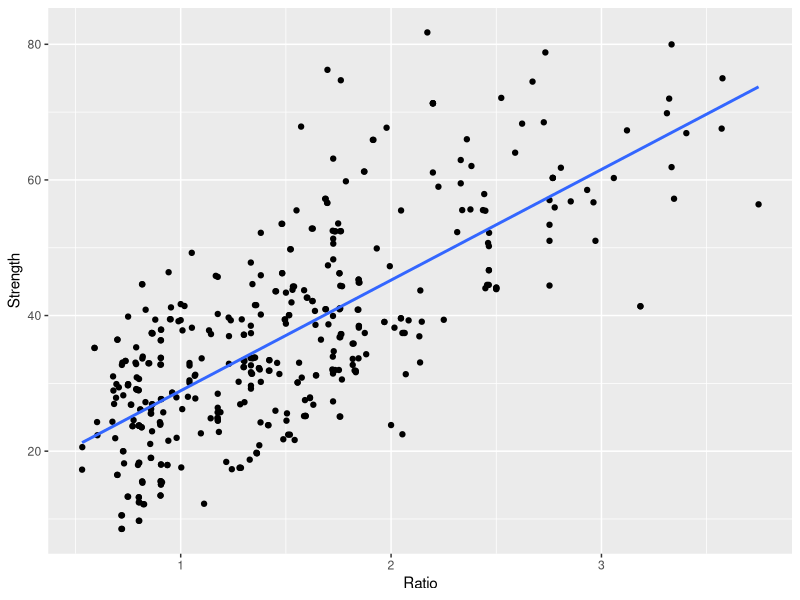
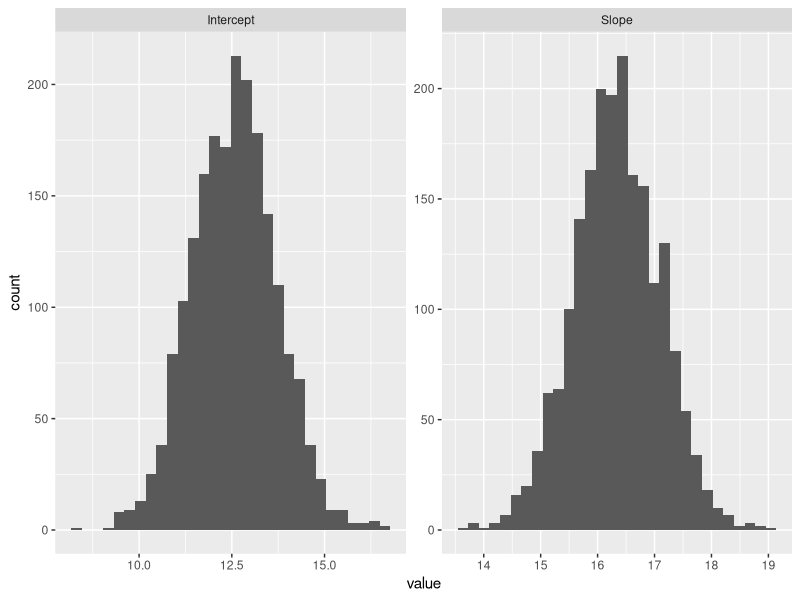

The R script that drew these images, in order:
# the bootstrap (developed by Bradley Efron in the 70s)

library(tidyverse)

# general method:
# (1) create a bootstrap sample: sample the available data with replacement
#     to create a dataset of the same size
# (2) compute whatever sample statistic you care about for your bootstrap sample 
#     (e.g., sample mean, linear regression coefficient, etc.)
# (3) repeat many many many many times
# (4) visualize/analyze the resulting approximation of the sampling distribution

concrete <- read_csv("concrete.csv")

concrete <- concrete %>%
  filter( Age == 28 ) %>% 
  select( Cement, Water, Strength) %>%
  mutate( Ratio = Cement / Water )

ggplot( concrete, aes(x=Ratio, y=Strength)) +
  geom_point() +
  geom_smooth( method="lm", level=0)

# now there is a linear relationship!!
# safe to proceed with regression!!
cor( concrete$Ratio, concrete$Strength)
concrete.fit <- lm( Strength ~ Ratio, data=concrete)
summary( concrete.fit) 

# set number of bootstrap samples
n_boot <- 2000
coefficients <- data.frame( Intercept = c(), Slope = c() ) 
for( i in 1:n_boot ){
  idx <- sample( 1:nrow(concrete), nrow(concrete), replace = TRUE )
  boot <- concrete[ idx, ]
  fit <- lm( Strength ~ Ratio, data=boot) 
  coefficients <- rbind( coefficients, 
                         data.frame( Intercept = fit$coefficients[[1]],
                                     Slope = fit$coefficients[[2]]))
}

ggplot( coefficients %>% pivot_longer( everything() ), aes(value)) +
  geom_histogram() +
  facet_wrap( ~name, scales = "free" )

quantile( coefficients$Slope, probs = c(0.025,.975))
